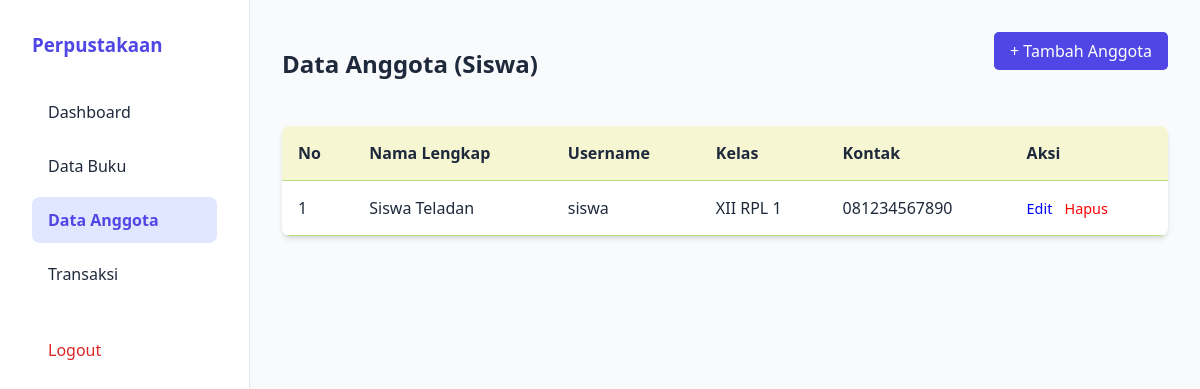
Screenshot of /admin/anggota.php (signed in) with the database file from the repository.
### tables this page shows
CREATE TABLE anggota (
    id_anggota INT AUTO_INCREMENT PRIMARY KEY,
    username VARCHAR(50) NOT NULL UNIQUE,
    password VARCHAR(255) NOT NULL,
    nama VARCHAR(100) NOT NULL,
    kelas VARCHAR(20) NOT NULL,
    kontak VARCHAR(20),
    created_at TIMESTAMP DEFAULT CURRENT_TIMESTAMP
);

### admin/anggota.php (the view, shortened to what this page needs)
<?php
require_once '../config/database.php';
$query = "SELECT * FROM anggota ORDER BY id_anggota DESC";
$result = mysqli_query($koneksi, $query);
?>
<!DOCTYPE html>
<html lang="id">
<head>
    <link rel="stylesheet" href="../assets/css/style.css">
</head>
<body>
    <div class="dashboard-container">
        <?php include 'includes/sidebar.php'; ?>
        <main class="main-content">
            <header style="margin-bottom: 2rem; display: flex; justify-content: space-between; align-items: center;">
                <h2>Data Anggota (Siswa)</h2>
                <a href="anggota_tambah.php" class="btn-add">+ Tambah Anggota</a>
            </header>
            <table>
                <thead>
                    <tr>
                        <th>No</th>
                        <th>Nama Lengkap</th>
                        <th>Username</th>
                        <th>Kelas</th>
                        <th>Kontak</th>
                        <th>Aksi</th>
                    </tr>
                </thead>
                <tbody>
                    <?php $no = 1; while($row = mysqli_fetch_assoc($result)): ?>
                    <tr>
                        <td><?php echo $no++; ?></td>
                        <td><?php echo $row['nama']; ?></td>
                        <td><?php echo $row['username']; ?></td>
                        <td><?php echo $row['kelas']; ?></td>
                        <td><?php echo $row['kontak']; ?></td>
                        <td class="action-links">
                            <a href="anggota_edit.php?id=<?php echo $row['id_anggota']; ?>" style="color: blue;">Edit</a>
                            <a href="anggota.php?hapus=<?php echo $row['id_anggota']; ?>" onclick="return confirm('Yakin hapus anggota ini?')" style="color: red;">Hapus</a>
                        </td>
                    </tr>
                    <?php endwhile; ?>
                </tbody>
            </table>
        </main>
    </div>
</body>
</html>

### assets/css/style.css (style rules this page uses)
:root { --primary: #4f46e5; --primary-hover: #4338ca; --secondary: #64748b; --bg-light: #f8fafc; --text-dark: #1e293b; --text-light: #64748b; --white: #ffffff; --shadow: 0 4px 6px -1px rgb(0 0 0 / 0.1), 0 2px 4px -2px rgb(0 0 0 / 0.1); --radius: 0.5rem; }
* { margin: 0; padding: 0; box-sizing: border-box; font-family: 'Segoe UI', Tahoma, Geneva, Verdana, sans-serif; }
body { background-color: var(--bg-light); color: var(--text-dark); min-height: 100vh; display: flex; flex-direction: column; }
.dashboard-container { display: flex; }
.main-content { flex: 1; padding: 2rem; }

### admin/anggota.php (style rules this page uses)
table { width: 100%; border-collapse: collapse; background: white; border-radius: 0.5rem; overflow: hidden; box-shadow: var(--shadow); }
th, td { padding: 1rem; text-align: left; border-bottom: 1px solid #b8db80; }
th { background: #f7f6d3; font-weight: 600; color: var(--text-dark); }
.action-links a { margin-right: 0.5rem; text-decoration: none; font-size: 0.9rem; }
.btn-add { display: inline-block; margin-bottom: 1.5rem; background: var(--primary); color: white; padding: 0.5rem 1rem; border-radius: 0.3rem; text-decoration: none; }

### rows the page displays
anggota: nama "Siswa Teladan", username "siswa", kelas "XII RPL 1", kontak "081234567890"
